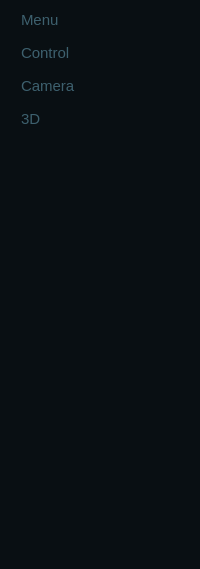
     <widget class="QWidget" name="expanded_widget" native="true">
      <property name="styleSheet">
       <string notr="true">QWidget {
background-color: rgb(9, 15, 19);
}
QPushButton {
color:rgb(61, 96, 110);
text-align:left;
heigt:30px;
border:none;
padding-left:10px;
padding-right:10px;
border-top-left-raduis:10px;
border-bottom-left-raduis:10px;
border-top-right-raduis:10px;
border-bottom-right-raduis:10px;
}

QPushButton:checked{
background-color:rgb(61, 96, 110);
color:#090f13;
font-weight:bold;
border-top-left-raduis:10px;
border-bottom-left-raduis:10px;
border-top-right-raduis:10px;
border-bottom-right-raduis:10px;
}</string>
      </property>
      <layout class="QVBoxLayout" name="verticalLayout_4">
       <property name="spacing">
        <number>6</number>
       </property>
       <property name="rightMargin">
        <number>9</number>
       </property>
       <item>
        <layout class="QVBoxLayout" name="verticalLayout_2" stretch="0,0,0,0">
         <property name="spacing">
          <number>15</number>
         </property>
         <property name="leftMargin">
          <number>0</number>
         </property>
         <property name="topMargin">
          <number>0</number>
         </property>
         <property name="rightMargin">
          <number>0</number>
         </property>
         <property name="bottomMargin">
          <number>0</number>
         </property>
         <item>
          <widget class="QPushButton" name="menu_button_expand">
           <property name="palette">
            <palette>
             <active>
              <colorrole role="WindowText">
               <brush brushstyle="SolidPattern">
                <color alpha="255">
                 <red>61</red>
                 <green>96</green>
                 <blue>110</blue>
                </color>
               </brush>
              </colorrole>
              <colorrole role="Button">
               <brush brushstyle="SolidPattern">
                <color alpha="255">
                 <red>9</red>
                 <green>15</green>
                 <blue>19</blue>
                </color>
               </brush>
              </colorrole>
              <colorrole role="Text">
               <brush brushstyle="SolidPattern">
                <color alpha="255">
                 <red>61</red>
                 <green>96</green>
                 <blue>110</blue>
                </color>
               </brush>
              </colorrole>
              <colorrole role="ButtonText">
               <brush brushstyle="SolidPattern">
                <color alpha="255">
                 <red>61</red>
                 <green>96</green>
                 <blue>110</blue>
                </color>
               </brush>
              </colorrole>
              <colorrole role="Base">
               <brush brushstyle="SolidPattern">
                <color alpha="255">
                 <red>9</red>
                 <green>15</green>
                 <blue>19</blue>
                </color>
               </brush>
              </colorrole>
              <colorrole role="Window">
               <brush brushstyle="SolidPattern">
                <color alpha="255">
                 <red>9</red>
                 <green>15</green>
                 <blue>19</blue>
                </color>
               </brush>
              </colorrole>
              <colorrole role="PlaceholderText">
               <brush brushstyle="SolidPattern">
                <color alpha="128">
                 <red>61</red>
                 <green>96</green>
                 <blue>110</blue>
                </color>
               </brush>
              </colorrole>
             </active>
             <inactive>
              <colorrole role="WindowText">
               <brush brushstyle="SolidPattern">
                <color alpha="255">
                 <red>61</red>
                 <green>96</green>
                 <blue>110</blue>
                </color>
               </brush>
              </colorrole>
              <colorrole role="Button">
               <brush brushstyle="SolidPattern">
                <color alpha="255">
                 <red>9</red>
                 <green>15</green>
                 <blue>19</blue>
                </color>
               </brush>
              </colorrole>
              <colorrole role="Text">
               <brush brushstyle="SolidPattern">
                <color alpha="255">
                 <red>61</red>
                 <green>96</green>
                 <blue>110</blue>
                </color>
               </brush>
              </colorrole>
              <colorrole role="ButtonText">
               <brush brushstyle="SolidPattern">
                <color alpha="255">
                 <red>61</red>
                 <green>96</green>
                 <blue>110</blue>
                </color>
               </brush>
              </colorrole>
              <colorrole role="Base">
               <brush brushstyle="SolidPattern">
                <color alpha="255">
                 <red>9</red>
                 <green>15</green>
                 <blue>19</blue>
                </color>
               </brush>
              </colorrole>
              <colorrole role="Window">
               <brush brushstyle="SolidPattern">
                <color alpha="255">
                 <red>9</red>
                 <green>15</green>
                 <blue>19</blue>
                </color>
               </brush>
              </colorrole>
              <colorrole role="PlaceholderText">
               <brush brushstyle="SolidPattern">
                <color alpha="128">
                 <red>61</red>
                 <green>96</green>
                 <blue>110</blue>
                </color>
               </brush>
              </colorrole>
             </inactive>
             <disabled>
              <colorrole role="WindowText">
               <brush brushstyle="SolidPattern">
                <color alpha="255">
                 <red>61</red>
                 <green>96</green>
                 <blue>110</blue>
                </color>
               </brush>
              </colorrole>
              <colorrole role="Button">
               <brush brushstyle="SolidPattern">
                <color alpha="255">
                 <red>9</red>
                 <green>15</green>
                 <blue>19</blue>
                </color>
               </brush>
              </colorrole>
              <colorrole role="Text">
               <brush brushstyle="SolidPattern">
                <color alpha="255">
                 <red>61</red>
                 <green>96</green>
                 <blue>110</blue>
                </color>
               </brush>
              </colorrole>
              <colorrole role="ButtonText">
               <brush brushstyle="SolidPattern">
                <color alpha="255">
                 <red>61</red>
                 <green>96</green>
                 <blue>110</blue>
                </color>
               </brush>
              </colorrole>
              <colorrole role="Base">
               <brush brushstyle="SolidPattern">
                <color alpha="255">
                 <red>9</red>
                 <green>15</green>
                 <blue>19</blue>
                </color>
               </brush>
              </colorrole>
              <colorrole role="Window">
               <brush brushstyle="SolidPattern">
                <color alpha="255">
                 <red>9</red>
                 <green>15</green>
                 <blue>19</blue>
                </color>
               </brush>
              </colorrole>
              <colorrole role="PlaceholderText">
               <brush brushstyle="SolidPattern">
                <color alpha="128">
                 <red>61</red>
                 <green>96</green>
                 <blue>110</blue>
                </color>
               </brush>
              </colorrole>
             </disabled>
            </palette>
           </property>
           <property name="font">
            <font>
             <pointsize>11</pointsize>
            </font>
           </property>
           <property name="styleSheet">
            <string notr="true"/>
           </property>
           <property name="text">
            <string>Menu</string>
           </property>
           <property name="icon">
            <iconset resource="resource.qrc">
             <normaloff>:/icons/menu_Icon.png</normaloff>
             <normalon>:/icons/menu_icon_black.png</normalon>:/icons/menu_Icon.png</iconset>
           </property>
           <property name="iconSize">
            <size>
             <width>24</width>
             <height>24</height>
            </size>
           </property>
           <property name="checkable">
            <bool>true</bool>
           </property>
           <property name="autoExclusive">
            <bool>false</bool>
           </property>
          </widget>
         </item>
         <item>
          <widget class="QPushButton" name="control_button_expand">
           <property name="palette">
            <palette>
             <active>
              <colorrole role="WindowText">
               <brush brushstyle="SolidPattern">
                <color alpha="255">
                 <red>61</red>
                 <green>96</green>
                 <blue>110</blue>
                </color>
               </brush>
              </colorrole>
              <colorrole role="Button">
               <brush brushstyle="SolidPattern">
                <color alpha="255">
                 <red>9</red>
                 <green>15</green>
                 <blue>19</blue>
                </color>
               </brush>
              </colorrole>
              <colorrole role="Text">
               <brush brushstyle="SolidPattern">
                <color alpha="255">
                 <red>61</red>
                 <green>96</green>
                 <blue>110</blue>
                </color>
               </brush>
              </colorrole>
              <colorrole role="ButtonText">
               <brush brushstyle="SolidPattern">
                <color alpha="255">
                 <red>61</red>
                 <green>96</green>
                 <blue>110</blue>
                </color>
               </brush>
              </colorrole>
              <colorrole role="Base">
               <brush brushstyle="SolidPattern">
                <color alpha="255">
                 <red>9</red>
                 <green>15</green>
                 <blue>19</blue>
                </color>
               </brush>
              </colorrole>
              <colorrole role="Window">
               <brush brushstyle="SolidPattern">
                <color alpha="255">
                 <red>9</red>
                 <green>15</green>
                 <blue>19</blue>
                </color>
               </brush>
              </colorrole>
              <colorrole role="PlaceholderText">
               <brush brushstyle="SolidPattern">
                <color alpha="128">
                 <red>61</red>
                 <green>96</green>
                 <blue>110</blue>
                </color>
               </brush>
              </colorrole>
             </active>
             <inactive>
              <colorrole role="WindowText">
               <brush brushstyle="SolidPattern">
                <color alpha="255">
                 <red>61</red>
                 <green>96</green>
                 <blue>110</blue>
                </color>
               </brush>
              </colorrole>
              <colorrole role="Button">
               <brush brushstyle="SolidPattern">
                <color alpha="255">
                 <red>9</red>
                 <green>15</green>
                 <blue>19</blue>
                </color>
               </brush>
              </colorrole>
              <colorrole role="Text">
               <brush brushstyle="SolidPattern">
                <color alpha="255">
                 <red>61</red>
                 <green>96</green>
                 <blue>110</blue>
                </color>
               </brush>
              </colorrole>
              <colorrole role="ButtonText">
               <brush brushstyle="SolidPattern">
                <color alpha="255">
                 <red>61</red>
                 <green>96</green>
                 <blue>110</blue>
                </color>
               </brush>
              </colorrole>
              <colorrole role="Base">
               <brush brushstyle="SolidPattern">
                <color alpha="255">
                 <red>9</red>
                 <green>15</green>
                 <blue>19</blue>
                </color>
               </brush>
              </colorrole>
              <colorrole role="Window">
               <brush brushstyle="SolidPattern">
                <color alpha="255">
                 <red>9</red>
                 <green>15</green>
                 <blue>19</blue>
                </color>
               </brush>
              </colorrole>
              <colorrole role="PlaceholderText">
               <brush brushstyle="SolidPattern">
                <color alpha="128">
                 <red>61</red>
                 <green>96</green>
                 <blue>110</blue>
                </color>
               </brush>
              </colorrole>
             </inactive>
             <disabled>
              <colorrole role="WindowText">
               <brush brushstyle="SolidPattern">
                <color alpha="255">
                 <red>61</red>
                 <green>96</green>
                 <blue>110</blue>
                </color>
               </brush>
              </colorrole>
              <colorrole role="Button">
               <brush brushstyle="SolidPattern">
                <color alpha="255">
                 <red>9</red>
                 <green>15</green>
                 <blue>19</blue>
                </color>
               </brush>
              </colorrole>
              <colorrole role="Text">
               <brush brushstyle="SolidPattern">
                <color alpha="255">
                 <red>61</red>
                 <green>96</green>
                 <blue>110</blue>
                </color>
               </brush>
              </colorrole>
              <colorrole role="ButtonText">
               <brush brushstyle="SolidPattern">
                <color alpha="255">
                 <red>61</red>
                 <green>96</green>
                 <blue>110</blue>
                </color>
               </brush>
              </colorrole>
              <colorrole role="Base">
               <brush brushstyle="SolidPattern">
                <color alpha="255">
                 <red>9</red>
                 <green>15</green>
                 <blue>19</blue>
                </color>
               </brush>
              </colorrole>
              <colorrole role="Window">
               <brush brushstyle="SolidPattern">
                <color alpha="255">
                 <red>9</red>
                 <green>15</green>
                 <blue>19</blue>
                </color>
               </brush>
              </colorrole>
              <colorrole role="PlaceholderText">
               <brush brushstyle="SolidPattern">
                <color alpha="128">
                 <red>61</red>
                 <green>96</green>
                 <blue>110</blue>
                </color>
               </brush>
              </colorrole>
             </disabled>
            </palette>
           </property>
           <property name="font">
            <font>
             <pointsize>11</pointsize>
            </font>
           </property>
           <property name="styleSheet">
            <string notr="true"/>
           </property>
           <property name="text">
            <string>Control</string>
           </property>
           <property name="icon">
            <iconset resource="resource.qrc">
             <normaloff>:/icons/control_Icon.png</normaloff>
             <normalon>:/icons/control_icon_black.png</normalon>:/icons/control_Icon.png</iconset>
           </property>
           <property name="iconSize">
            <size>
             <width>24</width>
             <height>24</height>
            </size>
           </property>
           <property name="checkable">
            <bool>true</bool>
           </property>
           <property name="autoExclusive">
            <bool>true</bool>
           </property>
          </widget>
         </item>
         <item>
          <widget class="QPushButton" name="camera_button_expand">
           <property name="palette">
            <palette>
             <active>
              <colorrole role="WindowText">
               <brush brushstyle="SolidPattern">
                <color alpha="255">
                 <red>61</red>
                 <green>96</green>
                 <blue>110</blue>
                </color>
               </brush>
              </colorrole>
              <colorrole role="Button">
               <brush brushstyle="SolidPattern">
                <color alpha="255">
                 <red>9</red>
                 <green>15</green>
                 <blue>19</blue>
                </color>
               </brush>
              </colorrole>
              <colorrole role="Text">
               <brush brushstyle="SolidPattern">
                <color alpha="255">
                 <red>61</red>
                 <green>96</green>
                 <blue>110</blue>
                </color>
               </brush>
              </colorrole>
              <colorrole role="ButtonText">
               <brush brushstyle="SolidPattern">
                <color alpha="255">
                 <red>61</red>
                 <green>96</green>
                 <blue>110</blue>
                </color>
               </brush>
              </colorrole>
              <colorrole role="Base">
               <brush brushstyle="SolidPattern">
                <color alpha="255">
                 <red>9</red>
                 <green>15</green>
                 <blue>19</blue>
                </color>
               </brush>
              </colorrole>
              <colorrole role="Window">
               <brush brushstyle="SolidPattern">
                <color alpha="255">
                 <red>9</red>
                 <green>15</green>
                 <blue>19</blue>
                </color>
               </brush>
              </colorrole>
              <colorrole role="PlaceholderText">
               <brush brushstyle="SolidPattern">
                <color alpha="128">
                 <red>61</red>
                 <green>96</green>
                 <blue>110</blue>
                </color>
               </brush>
              </colorrole>
             </active>
             <inactive>
              <colorrole role="WindowText">
               <brush brushstyle="SolidPattern">
                <color alpha="255">
                 <red>61</red>
                 <green>96</green>
                 <blue>110</blue>
                </color>
               </brush>
              </colorrole>
              <colorrole role="Button">
               <brush brushstyle="SolidPattern">
                <color alpha="255">
                 <red>9</red>
                 <green>15</green>
                 <blue>19</blue>
                </color>
               </brush>
              </colorrole>
              <colorrole role="Text">
               <brush brushstyle="SolidPattern">
                <color alpha="255">
                 <red>61</red>
                 <green>96</green>
                 <blue>110</blue>
                </color>
               </brush>
              </colorrole>
              <colorrole role="ButtonText">
               <brush brushstyle="SolidPattern">
                <color alpha="255">
                 <red>61</red>
                 <green>96</green>
                 <blue>110</blue>
                </color>
               </brush>
              </colorrole>
              <colorrole role="Base">
               <brush brushstyle="SolidPattern">
                <color alpha="255">
                 <red>9</red>
                 <green>15</green>
                 <blue>19</blue>
                </color>
               </brush>
              </colorrole>
              <colorrole role="Window">
               <brush brushstyle="SolidPattern">
                <color alpha="255">
                 <red>9</red>
                 <green>15</green>
                 <blue>19</blue>
                </color>
               </brush>
              </colorrole>
              <colorrole role="PlaceholderText">
               <brush brushstyle="SolidPattern">
                <color alpha="128">
                 <red>61</red>
                 <green>96</green>
                 <blue>110</blue>
                </color>
               </brush>
              </colorrole>
             </inactive>
             <disabled>
              <colorrole role="WindowText">
               <brush brushstyle="SolidPattern">
                <color alpha="255">
                 <red>61</red>
                 <green>96</green>
                 <blue>110</blue>
                </color>
               </brush>
              </colorrole>
              <colorrole role="Button">
               <brush brushstyle="SolidPattern">
                <color alpha="255">
                 <red>9</red>
                 <green>15</green>
                 <blue>19</blue>
                </color>
               </brush>
              </colorrole>
              <colorrole role="Text">
               <brush brushstyle="SolidPattern">
                <color alpha="255">
                 <red>61</red>
                 <green>96</green>
                 <blue>110</blue>
                </color>
               </brush>
              </colorrole>
              <colorrole role="ButtonText">
               <brush brushstyle="SolidPattern">
                <color alpha="255">
                 <red>61</red>
                 <green>96</green>
                 <blue>110</blue>
                </color>
               </brush>
              </colorrole>
              <colorrole role="Base">
               <brush brushstyle="SolidPattern">
                <color alpha="255">
                 <red>9</red>
                 <green>15</green>
                 <blue>19</blue>
                </color>
               </brush>
              </colorrole>
              <colorrole role="Window">
               <brush brushstyle="SolidPattern">
                <color alpha="255">
                 <red>9</red>
                 <green>15</green>
                 <blue>19</blue>
                </color>
               </brush>
              </colorrole>
              <colorrole role="PlaceholderText">
               <brush brushstyle="SolidPattern">
                <color alpha="128">
                 <red>61</red>
                 <green>96</green>
                 <blue>110</blue>
                </color>
               </brush>
              </colorrole>
             </disabled>
            </palette>
           </property>
           <property name="font">
            <font>
             <pointsize>11</pointsize>
            </font>
           </property>
           <property name="styleSheet">
            <string notr="true"/>
           </property>
           <property name="text">
            <string>Camera</string>
           </property>
           <property name="icon">
            <iconset resource="resource.qrc">
             <normaloff>:/icons/camera_Icon.png</normaloff>
             <normalon>:/icons/camera_icon_black.png</normalon>:/icons/camera_Icon.png</iconset>
           </property>
           <property name="iconSize">
            <size>
             <width>24</width>
             <height>24</height>
            </size>
           </property>
           <property name="checkable">
            <bool>true</bool>
           </property>
           <property name="autoExclusive">
            <bool>true</bool>
           </property>
          </widget>
         </item>
         <item>
          <widget class="QPushButton" name="threeD_button_expand">
           <property name="palette">
            <palette>
             <active>
              <colorrole role="WindowText">
               <brush brushstyle="SolidPattern">
                <color alpha="255">
                 <red>61</red>
                 <green>96</green>
                 <blue>110</blue>
                </color>
               </brush>
              </colorrole>
              <colorrole role="Button">
               <brush brushstyle="SolidPattern">
                <color alpha="255">
                 <red>9</red>
                 <green>15</green>
                 <blue>19</blue>
                </color>
               </brush>
              </colorrole>
              <colorrole role="Text">
               <brush brushstyle="SolidPattern">
                <color alpha="255">
                 <red>61</red>
                 <green>96</green>
                 <blue>110</blue>
                </color>
               </brush>
              </colorrole>
              <colorrole role="ButtonText">
               <brush brushstyle="SolidPattern">
                <color alpha="255">
                 <red>61</red>
                 <green>96</green>
                 <blue>110</blue>
                </color>
               </brush>
              </colorrole>
              <colorrole role="Base">
               <brush brushstyle="SolidPattern">
                <color alpha="255">
                 <red>9</red>
                 <green>15</green>
                 <blue>19</blue>
                </color>
               </brush>
              </colorrole>
              <colorrole role="Window">
               <brush brushstyle="SolidPattern">
                <color alpha="255">
                 <red>9</red>
                 <green>15</green>
                 <blue>19</blue>
                </color>
               </brush>
              </colorrole>
              <colorrole role="PlaceholderText">
               <brush brushstyle="SolidPattern">
                <color alpha="128">
                 <red>61</red>
                 <green>96</green>
                 <blue>110</blue>
                </color>
               </brush>
              </colorrole>
             </active>
             <inactive>
              <colorrole role="WindowText">
               <brush brushstyle="SolidPattern">
                <color alpha="255">
                 <red>61</red>
                 <green>96</green>
                 <blue>110</blue>
                </color>
               </brush>
              </colorrole>
              <colorrole role="Button">
               <brush brushstyle="SolidPattern">
                <color alpha="255">
                 <red>9</red>
                 <green>15</green>
                 <blue>19</blue>
                </color>
               </brush>
              </colorrole>
              <colorrole role="Text">
               <brush brushstyle="SolidPattern">
                <color alpha="255">
                 <red>61</red>
                 <green>96</green>
                 <blue>110</blue>
                </color>
               </brush>
              </colorrole>
              <colorrole role="ButtonText">
               <brush brushstyle="SolidPattern">
                <color alpha="255">
                 <red>61</red>
                 <green>96</green>
                 <blue>110</blue>
                </color>
               </brush>
              </colorrole>
              <colorrole role="Base">
               <brush brushstyle="SolidPattern">
                <color alpha="255">
                 <red>9</red>
                 <green>15</green>
                 <blue>19</blue>
                </color>
               </brush>
              </colorrole>
              <colorrole role="Window">
               <brush brushstyle="SolidPattern">
                <color alpha="255">
                 <red>9</red>
                 <green>15</green>
                 <blue>19</blue>
                </color>
               </brush>
              </colorrole>
              <colorrole role="PlaceholderText">
               <brush brushstyle="SolidPattern">
                <color alpha="128">
                 <red>61</red>
                 <green>96</green>
                 <blue>110</blue>
                </color>
               </brush>
              </colorrole>
             </inactive>
             <disabled>
              <colorrole role="WindowText">
               <brush brushstyle="SolidPattern">
                <color alpha="255">
                 <red>61</red>
                 <green>96</green>
                 <blue>110</blue>
                </color>
               </brush>
              </colorrole>
              <colorrole role="Button">
               <brush brushstyle="SolidPattern">
                <color alpha="255">
                 <red>9</red>
                 <green>15</green>
                 <blue>19</blue>
                </color>
               </brush>
              </colorrole>
              <colorrole role="Text">
               <brush brushstyle="SolidPattern">
                <color alpha="255">
                 <red>61</red>
                 <green>96</green>
                 <blue>110</blue>
                </color>
               </brush>
              </colorrole>
              <colorrole role="ButtonText">
               <brush brushstyle="SolidPattern">
                <color alpha="255">
                 <red>61</red>
                 <green>96</green>
                 <blue>110</blue>
                </color>
               </brush>
              </colorrole>
              <colorrole role="Base">
               <brush brushstyle="SolidPattern">
                <color alpha="255">
                 <red>9</red>
                 <green>15</green>
                 <blue>19</blue>
                </color>
               </brush>
              </colorrole>
              <colorrole role="Window">
               <brush brushstyle="SolidPattern">
                <color alpha="255">
                 <red>9</red>
                 <green>15</green>
                 <blue>19</blue>
                </color>
               </brush>
              </colorrole>
              <colorrole role="PlaceholderText">
               <brush brushstyle="SolidPattern">
                <color alpha="128">
                 <red>61</red>
                 <green>96</green>
                 <blue>110</blue>
                </color>
               </brush>
              </colorrole>
             </disabled>
            </palette>
           </property>
           <property name="font">
            <font>
             <pointsize>11</pointsize>
            </font>
           </property>
           <property name="styleSheet">
            <string notr="true"/>
           </property>
           <property name="text">
            <string>3D</string>
           </property>
           <property name="icon">
            <iconset resource="resource.qrc">
             <normaloff>:/icons/3D_Icon.png</normaloff>
             <normalon>:/icons/3d_Icon_black.png</normalon>:/icons/3D_Icon.png</iconset>
           </property>
           <property name="iconSize">
            <size>
             <width>24</width>
             <height>24</height>
            </size>
           </property>
           <property name="checkable">
            <bool>true</bool>
           </property>
           <property name="autoExclusive">
            <bool>true</bool>
           </property>
          </widget>
         </item>
        </layout>
       </item>
       <item>
        <spacer name="verticalSpacer_2">
         <property name="orientation">
          <enum>Qt::Vertical</enum>
         </property>
         <property name="sizeHint" stdset="0">
          <size>
           <width>20</width>
           <height>430</height>
          </size>
         </property>
        </spacer>
       </item>
      </layout>
     </widget>
